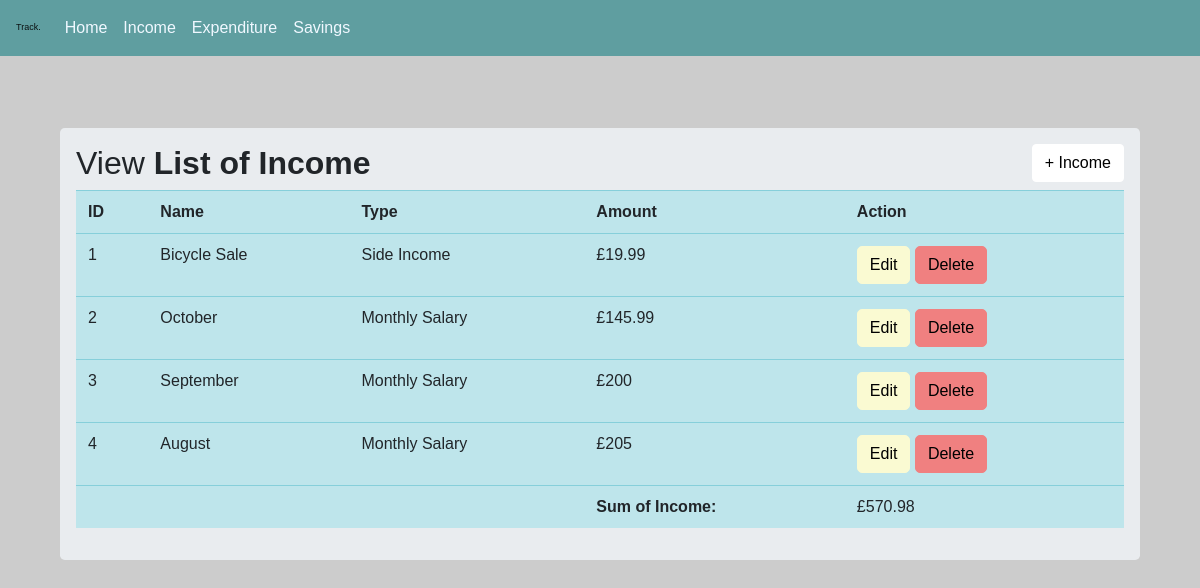
Page /income on the committed database.
### main.py (models this page shows, shortened)
class IncomeData(db.Model):
    id = db.Column(db.Integer, primary_key=True)
    name = db.Column(db.String(100))
    type = db.Column(db.String(100))
    amount = db.Column(db.Integer)

### main.py (the view)
@app.route("/income")
def income():
    all_data = IncomeData.query.all()
    income_total = sum(inc.amount for inc in all_data)
    return render_template("incomePage.html", incomes=all_data, income_total=income_total)

### templates/incomePage.html (shortened to what this page needs)
{% extends "base.html" %}
{% block content %}
    <br>
    <br>
    <br>
    <div class = "container ">
        <div class = "row">
            <div class = "col md-12">
                <div class = "jumbotron p-3">
                    <h2>View <b>List of Income</b> <button type="button" style="color: black;background-color: white;border-color: white" class = "btn btn-info float-right" data-toggle = "modal" data-target = "#mymodal">+ Income</button></h2>
                    <table class = "table table-hover table-info">
                        <tr>
                            <th>ID</th>
                            <th>Name</th>
                            <th>Type</th>
                            <th>Amount</th>
                            <th>Action</th>
                        </tr>
                        {% for row in incomes %}
                        <tr>
                            <td>{{row.id}}</td>
                            <td>{{row.name}}</td>
                            <td>{{row.type}}</td>
                            <td>£{{row.amount}}</td>
                            <td>
                                <a href = "/update/{{row.id}}" style="border-radius: 5px;background-color: lightgoldenrodyellow;border-color: lightgoldenrodyellow;color: black" class = "btn btn-primary btn-xs" data-toggle = "modal" data-target="#modaledit{{row.id}}">Edit</a>
                                <a href = "/delete/{{row.id}}" style="border-radius: 5px;background-color: lightcoral;border-color: lightcoral;color: black" class = "btn btn-danger btn-xs" onclick = "return confirm('Are You Sure You Want To Delete?')">Delete</a>
                            </td>
                        </tr>
                        {% endfor %}
                        <tr>
                            <td colspan="3"></td>
                            <td style="text-align:-moz-left"><strong>Sum of Income:</strong></td>
                            <td>£{{income_total}}</td>
                        </tr>
                    </table>
                </div>
            </div>
        </div>
    </div>
{% endblock %}

### static/stylebase.css (style rules this page uses)
body { background-color: #f0f0f0; font-family: Arial, sans-serif; }

### templates/incomePage.html (style rules this page uses)
body { background-image: url("https://picsum.photos/id/481/1900/1100"); background-size: cover; background-repeat: no-repeat; background-attachment: fixed; }

### rows in the picture
IncomeData: id "1", name "Bicycle Sale", type "Side Income", amount "19.99"
IncomeData: id "2", name "October", type "Monthly Salary", amount "145.99"
IncomeData: id "3", name "September", type "Monthly Salary", amount "200"
IncomeData: id "4", name "August", type "Monthly Salary", amount "205"

### other values in the picture
{{ income_total }} "570.98"
